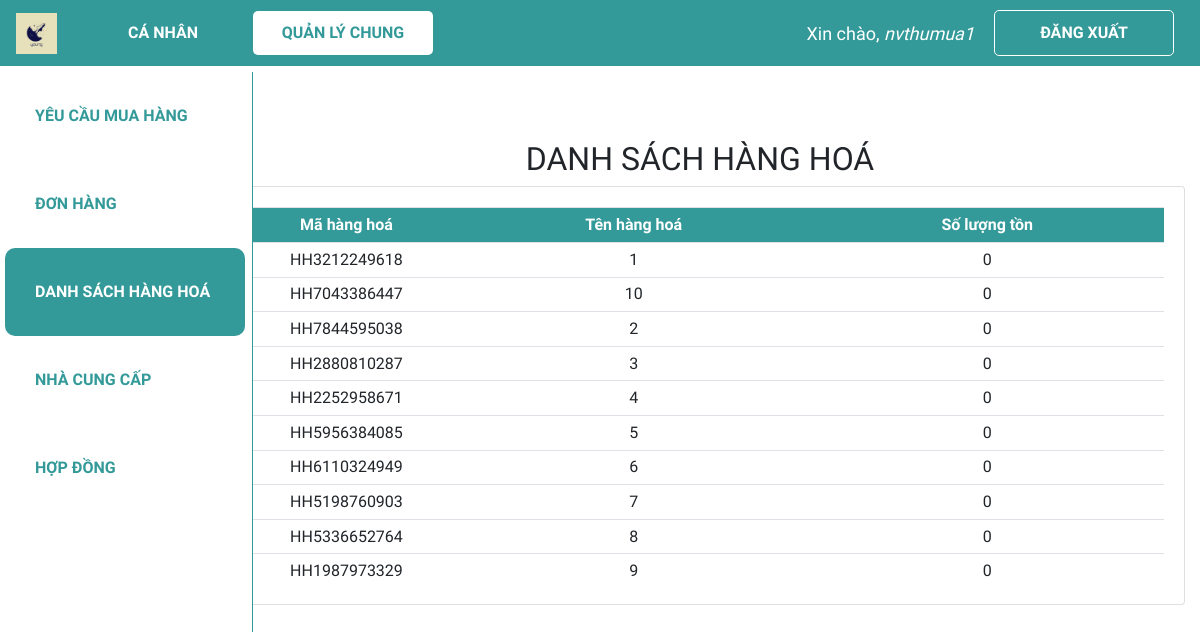
The page /dshh/ (signed in) on the database its author committed.
### web_core/models.py (models this page shows, shortened)
class HANGHOA(models.Model):
    ma_HH = ShortUUIDField(
        verbose_name='Mã hàng hoá',
        length=10,
        max_length=12,
        prefix="HH",
        alphabet="0123456789",
        primary_key=True
    )
    ten_hang_hoa = models.CharField('Tên hàng hoá', max_length = 100, null=True)
    so_luong_ton = models.IntegerField('Số lượng tồn', validators = [MinValueValidator(0)], default = 0)

### web_core/views.py (the view)
# urls.py: path('dshh/', views.dshh, name='quanli_dshh'),
@login_required(login_url='login')
def dshh(request):
    dshh = HANGHOA.objects.all().order_by('ten_hang_hoa')
    context = {'dshh':dshh}
    return render(request, 'web_core/dshh.html', context)

### web_core/templatetags/index.py (called while the page is built)
@register.filter
def first_group_name(user):
    groups = user.groups.all()
    if groups:
        return groups[0].name
    return ''

### web_core/templates/web_core/dshh.html (shortened to what this page needs)
{% extends 'web_core/main.html' %}
{% block content %}
<h2 class="table-title" style>DANH SÁCH HÀNG HOÁ</h2>
<div class="card card-body">
    <table class='table table-sm'>
        <tr class="table-head">
            <th class="small-content">Mã hàng hoá</th>
            <th class="mid-content">Tên hàng hoá</th>
            <th class="small-content">Số lượng tồn</th>
        </tr>
        {% for hh in dshh %}
        <tr>
            <td class="small-content">{{hh.ma_HH}}</td>
            <td class="small-content">{{hh.ten_hang_hoa}}</td>
            <td class="mid-content">{{hh.so_luong_ton}}</td>
        </tr>
        {% endfor %}
    </table>
</div>
{% endblock %}

### web_core/templates/web_core/navbar.html (shortened to what this page needs)
{% load static %}
<nav class="navbar navbar-expand-lg my-navbar fixed-top">
    <a href="{% url 'home' %}">
        <img class="navbar-brand" alt="logo-brand" src="{% static 'images/favicon.png' %}" height="50"
            style="padding-bottom: 4px" />
    </a>
    <div class="collapse navbar-collapse" id="navbarNav">
        {% with request.resolver_match.url_name as url_name %}
        <div class="navbar-nav">
            {% load index %}
            {% if request.user|first_group_name != 'quanly' %}
                <a class="nav-item nav-link my-nav-item {% if 'canhan' in url_name %}my-nav-active{% endif %} nav-canhan"
                href="{% url 'canhan_dspr' %}">Cá nhân</a>
            {% endif %}
            <a class="nav-item nav-link my-nav-item {% if 'quanli' in url_name %}my-nav-active{% endif %} nav-quanly"
                href="{% url 'quanli_dspr' %}">Quản lý chung</a>
        </div>
        {% endwith %}
    </div>
    {% with request.resolver_match.url_name as url_name %}
    {% if request.user.is_authenticated %}
    <span class="hello-msg">Xin chào, <span> {{request.user}} </span></span>
    <a class="nav-item nav-link my-nav-item my-btn" href="{% url 'logout' %}">Đăng xuất</a>
    {% else %}
    <a class="nav-item nav-link my-nav-item my-btn {% if url_name == 'login' %}my-nav-active{% endif %}"
        href="{% url 'login' %}">Đăng nhập</a>
    {% endif %}
    {% endwith %}
</nav>

### web_core/static/css/main.css (style rules this page uses)
* { font-family: 'Baloo 2', cursive; }
html, body { margin: 0; padding: 0; height: 100%; overflow-x: hidden; }

### web_core/templates/web_core/navbar.html (style rules this page uses)
.my-navbar.fixed-top { position: fixed; color: #fff; background-color: #399; z-index: 10; }
.my-nav-item { color: #fff; font-weight: bold; padding: 9.6px 16px !important; text-transform: uppercase; border-radius: 5px; width: 180px; text-align: center; }
.my-nav-active, .my-nav-active:hover { color: #399; background-color: #fff; }
.my-btn { border: 1px solid #fff; margin-right: 10px; }
.hello-msg { font-size: 18px; color: #fff; margin-right: 20px; }
.hello-msg>span { font-style: italic; }

### web_core/templates/web_core/dshh.html (style rules this page uses)
.card-body { padding-bottom: 0px; }
.table-title { text-align: center; }
.table th, .table td { vertical-align: middle; text-align: center; }
.small-content { width: 150px; }
.mid-content { width: 240px; }
.table-head { color: #ffff; background-color: #399; }

### rows shown on the page
HANGHOA: ma_HH "HH3212249618", ten_hang_hoa "1", so_luong_ton "0"
HANGHOA: ma_HH "HH7043386447", ten_hang_hoa "10", so_luong_ton "0"
HANGHOA: ma_HH "HH7844595038", ten_hang_hoa "2", so_luong_ton "0"
HANGHOA: ma_HH "HH2880810287", ten_hang_hoa "3", so_luong_ton "0"
HANGHOA: ma_HH "HH2252958671", ten_hang_hoa "4", so_luong_ton "0"
HANGHOA: ma_HH "HH5956384085", ten_hang_hoa "5", so_luong_ton "0"
HANGHOA: ma_HH "HH6110324949", ten_hang_hoa "6", so_luong_ton "0"
HANGHOA: ma_HH "HH5198760903", ten_hang_hoa "7", so_luong_ton "0"
HANGHOA: ma_HH "HH5336652764", ten_hang_hoa "8", so_luong_ton "0"
HANGHOA: ma_HH "HH1987973329", ten_hang_hoa "9", so_luong_ton "0"

### other values the page prints
{{ request.user }} "nvthumua1"
